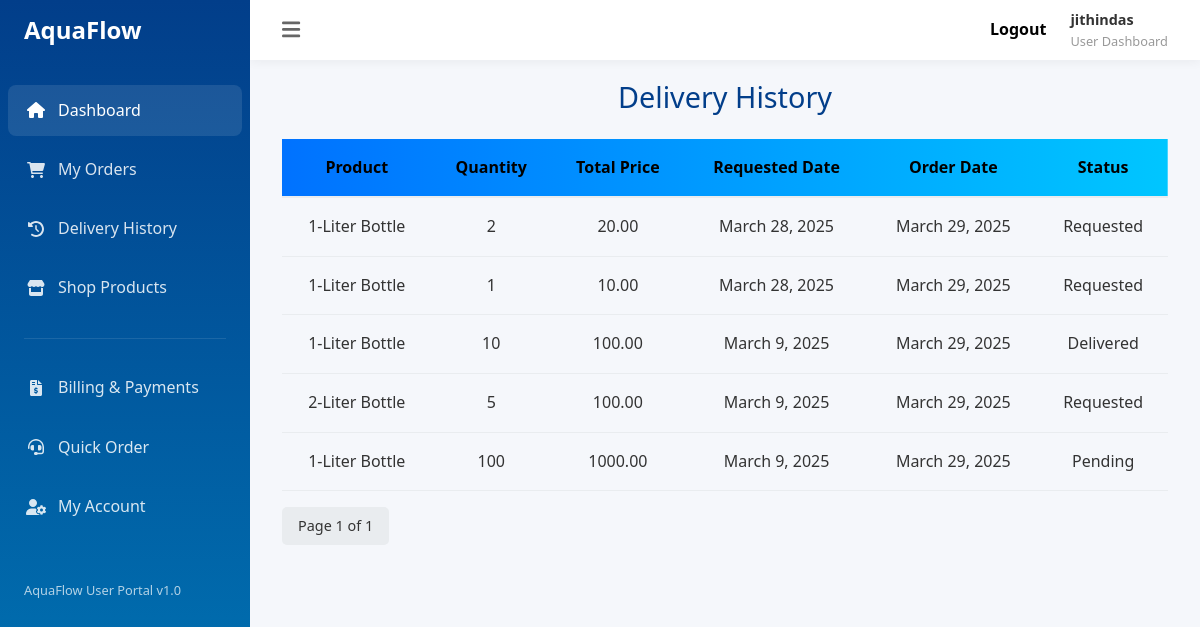
The page /history (signed in) on the database as committed earlier.
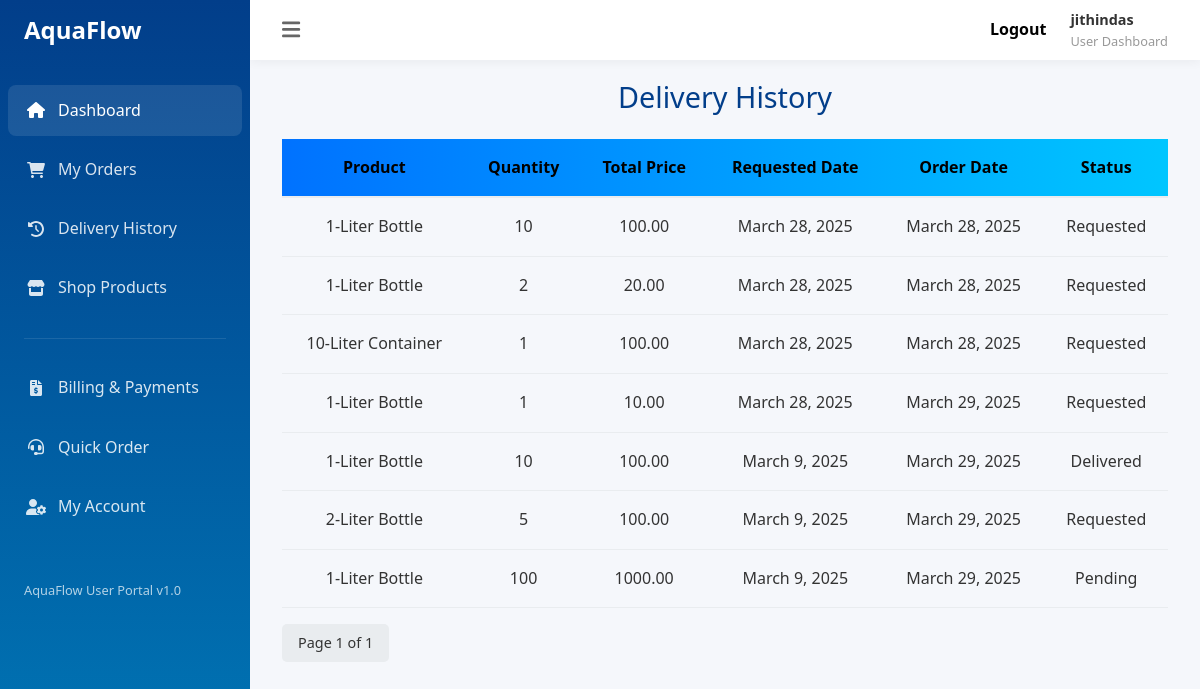
The same page on the database as committed later.
### app/models.py (models this page shows, shortened)
class Order(models.Model):
    STATUS_CHOICES = (
        ('Requested', 'Requested'),
        ('Pending', 'Pending'),
        ('Delivered', 'Delivered'),
        ('Cancelled', 'Cancelled'),
    )
    customer = models.ForeignKey(User, on_delete=models.CASCADE)
    product = models.ForeignKey(Product, on_delete=models.CASCADE)
    quantity = models.PositiveIntegerField()
    total_price = models.DecimalField(max_digits=10, decimal_places=2, blank=True, null=True)
    order_date = models.DateField()
    created_date=models.DateField(auto_now_add=True,null=True,blank=True)
    razorpay_order_id = models.CharField(max_length=100, blank=True, null=True)
    razorpay_payment_id = models.CharField(max_length=100, blank=True, null=True)
    razorpay_signature = models.CharField(max_length=100, blank=True, null=True)
    is_paid = models.BooleanField(default=False)
    status = models.CharField(
        max_length=20,
        choices=STATUS_CHOICES,
        default='Requested',
    )

class Product(models.Model):
    size = models.CharField(max_length=100)
    price = models.DecimalField(max_digits=10, decimal_places=2)
    description = models.TextField(null=True,blank=True)
    def __str__(self):
        return f"{self.size}"

### app/views.py (the view)
# urls.py: path('history', History_View.as_view(),name='history'),
class History_View(View):
    def get(self, request):
        orders_list = Order.objects.filter(customer=request.user).order_by('-id')
        paginator = Paginator(orders_list, 10)
        page_number = request.GET.get('page')
        orders = paginator.get_page(page_number)
        return render(request, 'history.html', {'orders': orders})

### app/templates/history.html (shortened to what this page needs)
{% extends 'user.html' %}
{% block content %}
<h1 class="page-title text-center">Delivery History</h1>
<table>
    <thead class="table_head">
        <tr>
            <th>Product</th>
            <th>Quantity</th>
            <th>Total Price</th>
            <th>Requested Date</th>
            <th>Order Date</th>
            <th>Status</th>
        </tr>
    </thead>
    <tbody>
        {% for i in orders %}
        <tr>
            <td>{{ i.product }}</td>
            <td>{{ i.quantity }}</td>
            <td>{{ i.total_price }}</td>
            <td>{{i.created_date}}</td>
            <td>{{ i.order_date }}</td>
            <td>{{ i.status }}</td>
        </tr>
        {% empty %}
        <tr>
            <td colspan="5">No orders yet.</td>
        </tr>
        {% endfor %}
    </tbody>
</table>
<div class="pagination mt-3">
    <span class="btn btn-secondary">Page {{ orders.number }} of {{ orders.paginator.num_pages }}</span>
</div>
{% endblock %}

Rows that differ between the two databases and show on the page:
removed Order: product "1-Liter Bottle", quantity "2", total_price "20.00", created_date "March 28, 2025", order_date "March 29, 2025", status "Requested"
added Order: product "1-Liter Bottle", quantity "10", total_price "100.00", created_date "March 28, 2025", order_date "March 28, 2025", status "Requested"
added Order: product "1-Liter Bottle", quantity "2", total_price "20.00", created_date "March 28, 2025", order_date "March 28, 2025", status "Requested"
added Order: product "10-Liter Container", quantity "1", total_price "100.00", created_date "March 28, 2025", order_date "March 28, 2025", status "Requested"
